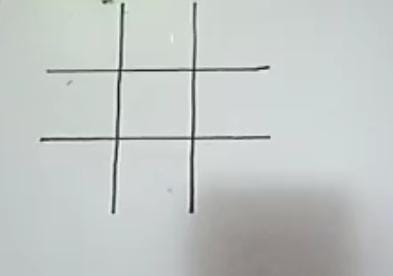
#> input picture Camera/3.jpeg, 393 x 276 px
$ python foto.py
#> lines starting #> are read from the running program, lines starting #| are printed output that depends on the picture; after the words box and inside, x2 and y2 are one past the last pixel; in counts of white or black regions, pixels touching at a corner belong together
import cv2

image = cv2.imread('3.jpeg')
#> image is the input picture: shape (276, 393, 3); mean B, G, R 197.2, 199, 194.1

# corrigindo a iluminacao do fundo da imagem

# convert between RGB/BGR and grayscale
# convercao de RGB para BGR e grayscale
# --Parametros: imagem, gradiente escolhido
image=cv2.cvtColor(image,cv2.COLOR_BGR2GRAY)
#> image: shape (276, 393)

# converte os graos para a forma que foi passada, nesse caso eh um rectangulo (?) - pode ser rectangulo, cross ou ellipse
# passa a estrutura e o tamanho que quer o grao
# --Parametros: formato, tamanho, "posicao ancora"
se=cv2.getStructuringElement(cv2.MORPH_RECT , (8,8))

# dilatando a imagem (aumentando a quantidade de pixel em branco que tem vizinhos com pixels brancos tbm)
# --Parametros: imagem, transformacao escolhida, quantidade de iteracoes
bg=cv2.morphologyEx(image, cv2.MORPH_DILATE, se)
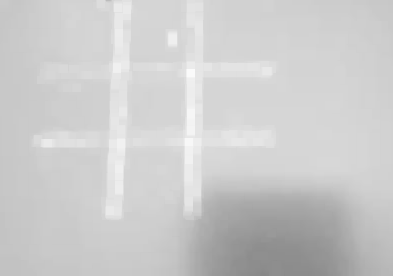
#> bg: shape (276, 393); min 136, max 250, mean 203.5

# divisao por elemento de vetor com vetor ou de escalar por vetor
# --Parametros: um vetor, outro vetor do msm tamanho, o escalar, ...?
out_gray=cv2.divide(image, bg, scale=255)
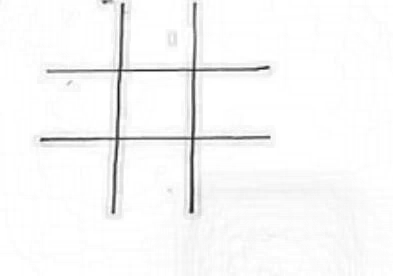
#> out_gray: shape (276, 393); min 14, max 255, mean 247.9

# se o pixel for maior que o valor, vira 1, caso contrario vira 0
# a imagem como parametro deve ser uma imagem em escala de cinza
# --Parametros: imagem, valor do treshold, valor que o pixel vira caso seja maior que o treshold, tipo de treshold
out_binary=cv2.threshold(out_gray, 0, 255, cv2.THRESH_OTSU )[1]
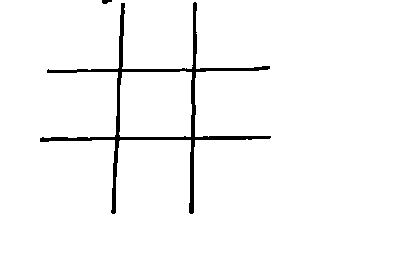
#> out_binary: shape (276, 393); 97.2% white; 2 black regions, box (x1, y1, x2, y2) and area: (40, 2, 271, 214) 3025, (102, 0, 112, 4) 30


# o binary ficou bom pro teste da imagem 3
cv2.imshow('binary', out_binary)
cv2.imwrite('binary.png',out_binary)
# o gray nao ficou mt legal
cv2.imshow('gray', out_gray)
cv2.imwrite('gray.png',out_gray)

$ run again, with Camera/1.jpg copied over Camera/3.jpeg
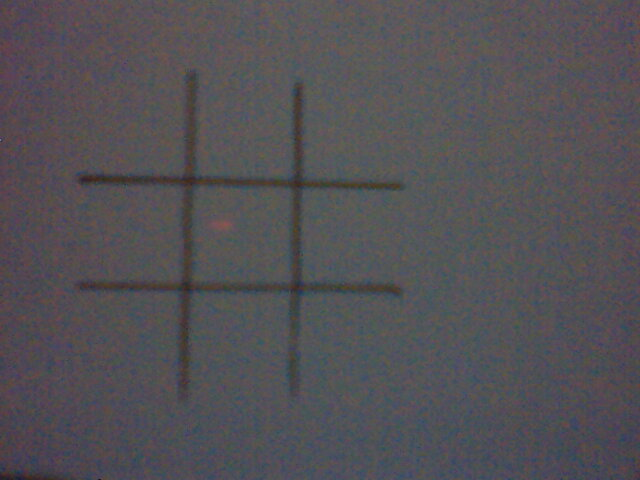
#> input picture Camera/1.jpg, 640 x 480 px
#> image is the input picture: shape (480, 640, 3); mean B, G, R 85.3, 80.8, 83.4
#> image: shape (480, 640)
#> `out_gray=cv2.divide(image, bg, scale=255)`:
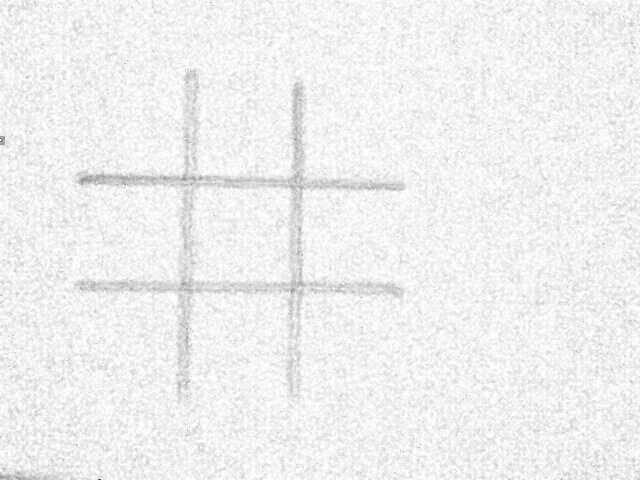
#> out_gray: shape (480, 640); min 65, max 255, mean 239.6
#> `out_binary=cv2.threshold(out_gray, 0, 255, cv2.THRESH_OTSU )[1]`:
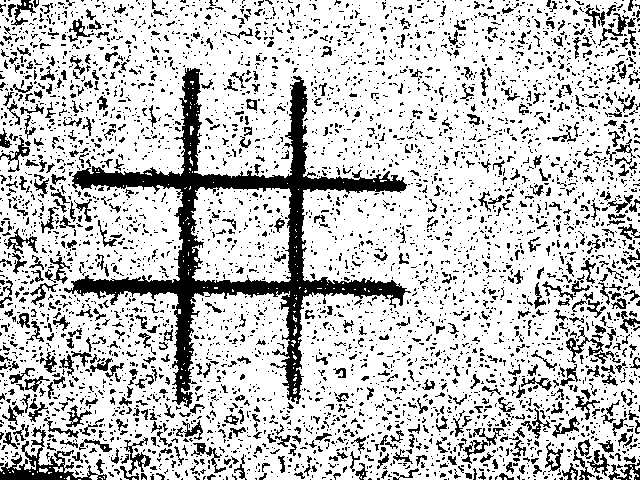
#> out_binary: shape (480, 640); 77.1% white; 4581 black regions (3942 under 20 px), largest, box (x1, y1, x2, y2) and area: (64, 68, 411, 408) 17994, (0, 426, 107, 480) 1466, (566, 327, 604, 363) 321

$ run again, with Camera/2.jpg copied over Camera/3.jpeg
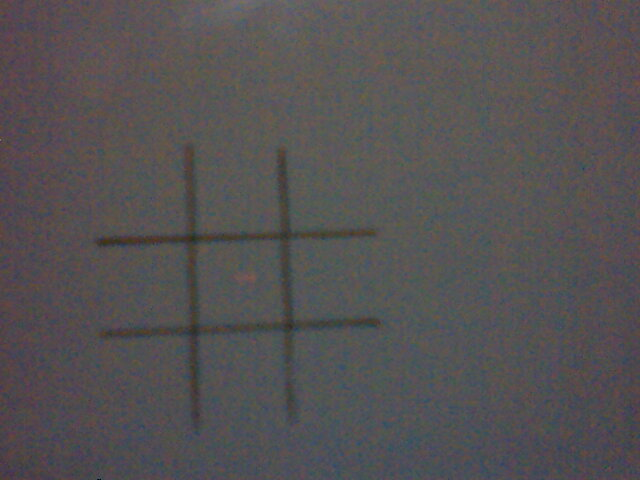
#> input picture Camera/2.jpg, 640 x 480 px
#> image is the input picture: shape (480, 640, 3); mean B, G, R 83.1, 81.7, 84.9
#> image: shape (480, 640)
#> `out_gray=cv2.divide(image, bg, scale=255)`:
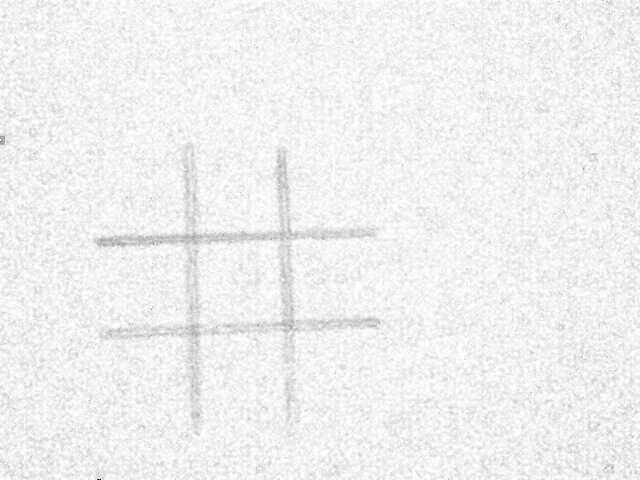
#> out_gray: shape (480, 640); min 15, max 255, mean 240.1
#> `out_binary=cv2.threshold(out_gray, 0, 255, cv2.THRESH_OTSU )[1]`:
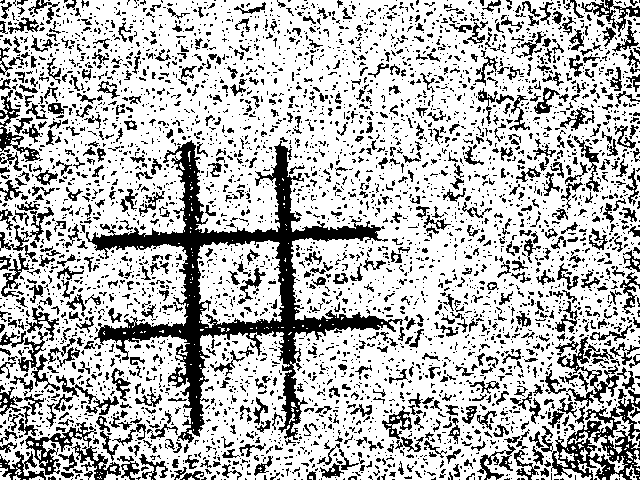
#> out_binary: shape (480, 640); 72.2% white; 4349 black regions (3587 under 20 px), largest, box (x1, y1, x2, y2) and area: (86, 140, 403, 443) 16193, (551, 390, 640, 480) 2903, (545, 337, 619, 407) 1060

$ run again, with Camera/gabarito.png saved as Camera/3.jpeg
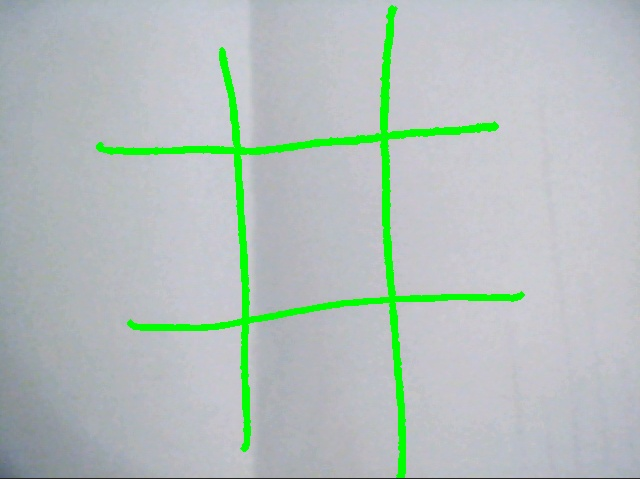
#> input picture Camera/gabarito.png, 640 x 479 px
#> image is the input picture: shape (479, 640, 3); mean B, G, R 187.4, 191.5, 179.1
#> image: shape (479, 640)
#> `bg=cv2.morphologyEx(image, cv2.MORPH_DILATE, se)`:
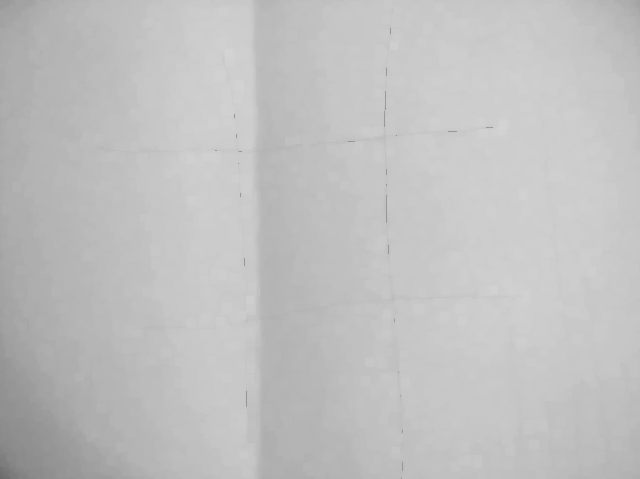
#> bg: shape (479, 640); min 106, max 211, mean 192.2
#> `out_binary=cv2.threshold(out_gray, 0, 255, cv2.THRESH_OTSU )[1]`:
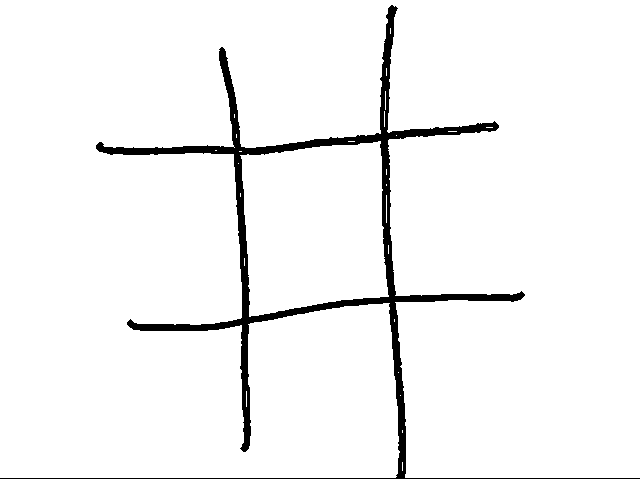
#> out_binary: shape (479, 640); 95.9% white; 1 black region, box (x1, y1, x2, y2) and area: (0, 5, 640, 479) 12457
